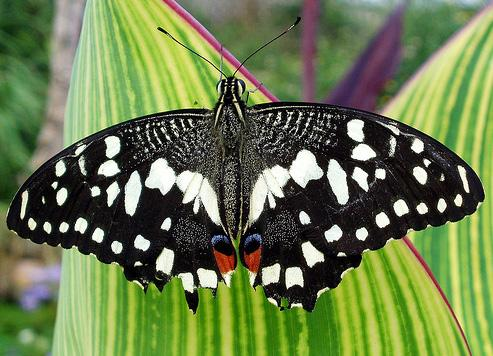
#> input picture opencv/butterfly.jpg, 493 x 356 px
$ python dilation_blur.py
#> lines starting #> are read from the running program, lines starting #| are printed output that depends on the picture
import numpy as np
import cv2

image = cv2.imread("butterfly.jpg", 1)
#> image is the input picture: shape (356, 493, 3); mean B, G, R 77.2, 123.6, 107
cv2.imshow("Original", image)

blur = cv2.GaussianBlur(image, (5,55), 0)
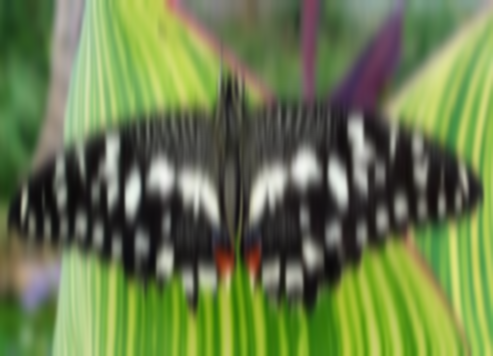
#> blur: shape (356, 493, 3); mean B, G, R 77.1, 123.6, 107
cv2.imshow("Blur",blur)

kernel = np.ones((5,5),'uint8')

dilate = cv2.dilate(image, kernel, iterations=1)
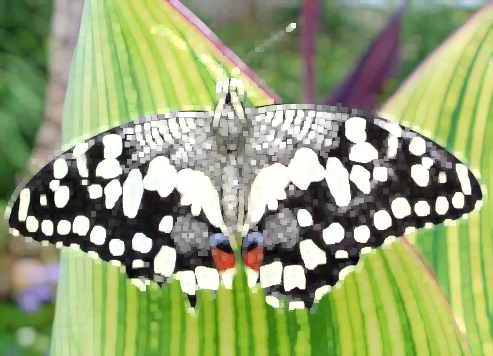
#> dilate: shape (356, 493, 3); mean B, G, R 117.3, 163.6, 150.2
erode = cv2.erode(image, kernel, iterations=1)
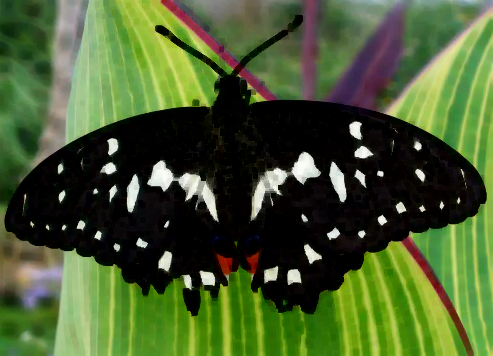
#> erode: shape (356, 493, 3); mean B, G, R 47.5, 91.8, 72.7

cv2.imshow("Dilate", dilate)
cv2.imshow("Erode",erode)

cv2.waitKey(0)

# closing all open windows
cv2.destroyAllWindows()
